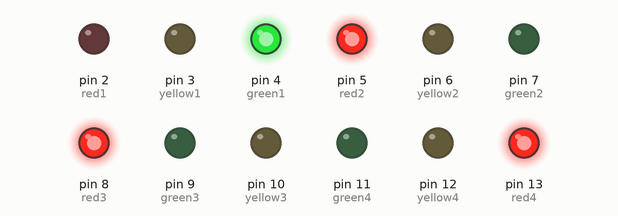
The sketch below on a simulated Arduino Uno, built with avr-gcc and run on an emulated ATmega328P. Shown: output pins drawn as LEDs (lit = HIGH).

Above: at 0.1 s.
At 9.6 s:
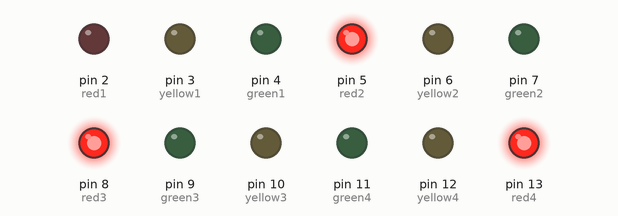
At 14.1 s:
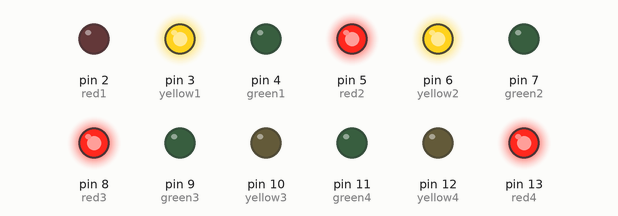
At 19.6 s:
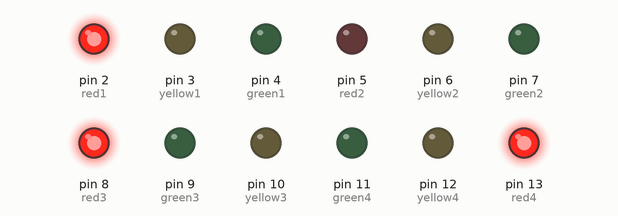
At 29.1 s:
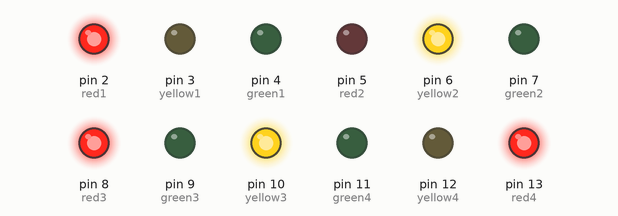
At 39.6 s:
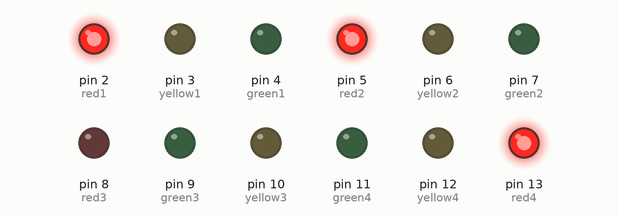
Timing chart, 0 to 40.0 s (numbered marks = the images above):
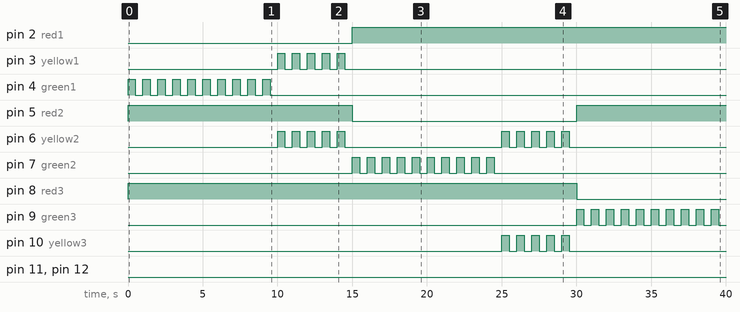

Measured:
- by itself, pin 2 (red1): LOW → HIGH at 15.0 s
- by itself, pin 3 (yellow1): LOW → HIGH at 10.0 s, → LOW 0.50 s later, → HIGH 0.50 s later, → LOW 0.50 s later, … (10 changes in this stretch)
- by itself, pin 4 (green1): alternates HIGH for 0.50 s and LOW for 0.50 s, 20 changes in all, then stays LOW
- by itself, pin 5 (red2): LOW → HIGH at 0.00 s, → LOW 15.0 s later, → HIGH 15.0 s later
- by itself, pin 6 (yellow2): goes 4 × (HIGH 0.50 s, LOW 0.50 s), HIGH 0.50 s, LOW 10.5 s, 4 × (HIGH 0.50 s, LOW 0.50 s), HIGH 0.50 s, then LOW
- by itself, pin 7 (green2): LOW → HIGH at 15.0 s, → LOW 0.50 s later, → HIGH 0.50 s later, → LOW 0.50 s later, … (20 changes in this stretch)
- by itself, pin 8 (red3): LOW → HIGH at 0.00 s, → LOW 30.0 s later
- by itself, pin 9 (green3): LOW → HIGH at 30.0 s, → LOW 0.50 s later, → HIGH 0.50 s later, → LOW 0.50 s later, … (20 changes in this stretch)

The sketch:

Traffic_Light.ino
```cpp
int red1=2;
int yellow1=3;
int green1=4;

int red2=5;
int yellow2=6;
int green2=7;

int red3=8;
int yellow3=10;
int green3=9;

int red4=13;
int yellow4=12;
int green4=11;


void setup() {
  // put your setup code here, to run once:

  pinMode(red1 , OUTPUT);
  pinMode(yellow1 , OUTPUT);
  pinMode(green1 , OUTPUT);

  pinMode(red2 , OUTPUT);
  pinMode(yellow2 , OUTPUT);
  pinMode(green2 , OUTPUT);

  pinMode(red3 , OUTPUT);
  pinMode(yellow3 , OUTPUT);
  pinMode(green3 , OUTPUT);

  pinMode(red4 , OUTPUT);
  pinMode(yellow4 , OUTPUT);
  pinMode(green4 , OUTPUT);

}

void allRed()
     {
      digitalWrite(red1 , HIGH);
digitalWrite(yellow1 ,LOW);
digitalWrite(green1 ,LOW);

digitalWrite(red2 , HIGH);
digitalWrite(yellow2 ,LOW);
digitalWrite(green2 ,LOW);

digitalWrite(red3 , HIGH);
digitalWrite(yellow3 ,LOW);
digitalWrite(green3 ,LOW);

digitalWrite(red4 , HIGH);
digitalWrite(yellow4 ,LOW);
digitalWrite(green4 ,LOW);

      }

void allYellow()
     {
      digitalWrite(red1 , LOW);
digitalWrite(yellow1 ,HIGH);
digitalWrite(green1 ,LOW);

digitalWrite(red2 , LOW);
digitalWrite(yellow2 ,HIGH);
digitalWrite(green2 ,LOW);

digitalWrite(red3 , LOW);
digitalWrite(yellow3 ,HIGH);
digitalWrite(green3 ,LOW);

digitalWrite(red4 , LOW);
digitalWrite(yellow4 ,HIGH);
digitalWrite(green4 ,LOW);

      }

void allGreen()
     {
      digitalWrite(red1 , LOW);
digitalWrite(yellow1 ,LOW);
digitalWrite(green1 ,HIGH);

digitalWrite(red2 , LOW);
digitalWrite(yellow2 ,LOW);
digitalWrite(green2 ,HIGH);

digitalWrite(red3 , LOW);
digitalWrite(yellow3 ,LOW);
digitalWrite(green3 ,HIGH);

digitalWrite(red4 , LOW);
digitalWrite(yellow4 ,LOW);
digitalWrite(green4 ,HIGH);

      }


 void allOff()
     {
      digitalWrite(red1 , LOW);
digitalWrite(yellow1 ,LOW);
digitalWrite(green1 ,LOW);

digitalWrite(red2 , LOW);
digitalWrite(yellow2 ,LOW);
digitalWrite(green2 ,LOW);

digitalWrite(red3 , LOW);
digitalWrite(yellow3 ,LOW);
digitalWrite(green3 ,LOW);

digitalWrite(red4 , LOW);
digitalWrite(yellow4 ,LOW);
digitalWrite(green4 ,LOW);

      }

      void allOn()
     {
      digitalWrite(red1 , HIGH);
digitalWrite(yellow1 ,HIGH);
digitalWrite(green1 ,HIGH);

digitalWrite(red2 , HIGH);
digitalWrite(yellow2 ,HIGH);
digitalWrite(green2 ,HIGH);

digitalWrite(red3 , HIGH);
digitalWrite(yellow3 ,HIGH);
digitalWrite(green3 ,HIGH);

digitalWrite(red4 , HIGH);
digitalWrite(yellow4 ,HIGH);
digitalWrite(green4 ,HIGH);

      }


void light1()
    {


digitalWrite(green1 ,HIGH);
digitalWrite(red2 ,HIGH);
digitalWrite(red4 ,HIGH);
digitalWrite(red3 ,HIGH);

for(int i=0;i<10;i++)
{
digitalWrite(green1 ,HIGH);
delay(500);
digitalWrite(green1 ,LOW);
delay(500);
}

 digitalWrite(green1 ,LOW);

for(int i=0;i<5;i++)

{

  digitalWrite(yellow1 ,HIGH);
  digitalWrite(yellow2 ,HIGH);
delay(500);
digitalWrite(yellow1 ,LOW);
digitalWrite(yellow2 ,LOW);
delay(500);

  }

   allOff();

      }


void light2()
    {

digitalWrite(green2 ,HIGH);
digitalWrite(red1 ,HIGH);
digitalWrite(red4 ,HIGH);
digitalWrite(red3 ,HIGH);

for(int i=0;i<10;i++)
{
digitalWrite(green2 ,HIGH);
delay(500);
digitalWrite(green2 ,LOW);
delay(500);
}

 digitalWrite(green2 ,LOW);

for(int i=0;i<5;i++)

{

  digitalWrite(yellow2 ,HIGH);
  digitalWrite(yellow3 ,HIGH);
delay(500);
digitalWrite(yellow2 ,LOW);
digitalWrite(yellow3 ,LOW);
delay(500);

  }

   allOff();

      }

  void light3()
    {

digitalWrite(green3 ,HIGH);
digitalWrite(red1 ,HIGH);
digitalWrite(red4 ,HIGH);
digitalWrite(red2 ,HIGH);

for(int i=0;i<10;i++)
{
digitalWrite(green3 ,HIGH);
delay(500);
digitalWrite(green3 ,LOW);
delay(500);
}

 digitalWrite(green3 ,LOW);

for(int i=0;i<5;i++)

{

  digitalWrite(yellow3 ,HIGH);
  digitalWrite(yellow4 ,HIGH);
delay(500);
digitalWrite(yellow3 ,LOW);
digitalWrite(yellow4 ,LOW);
delay(500);

  }

   allOff();

      }


void light4()
    {

digitalWrite(green4 ,HIGH);
digitalWrite(red1 ,HIGH);
digitalWrite(red2 ,HIGH);
digitalWrite(red3 ,HIGH);

for(int i=0;i<10;i++)
{
digitalWrite(green4 ,HIGH);
delay(500);
digitalWrite(green4 ,LOW);
delay(500);
}

 digitalWrite(green4 ,LOW);

for(int i=0;i<5;i++)

{

  digitalWrite(yellow4 ,HIGH);
  digitalWrite(yellow1 ,HIGH);
delay(500);
digitalWrite(yellow4 ,LOW);
digitalWrite(yellow1 ,LOW);
delay(500);

  }

   allOff();

      }

void loop() {

//allOn();
  light1();

  light2();

  light3();

  light4();
}
```
